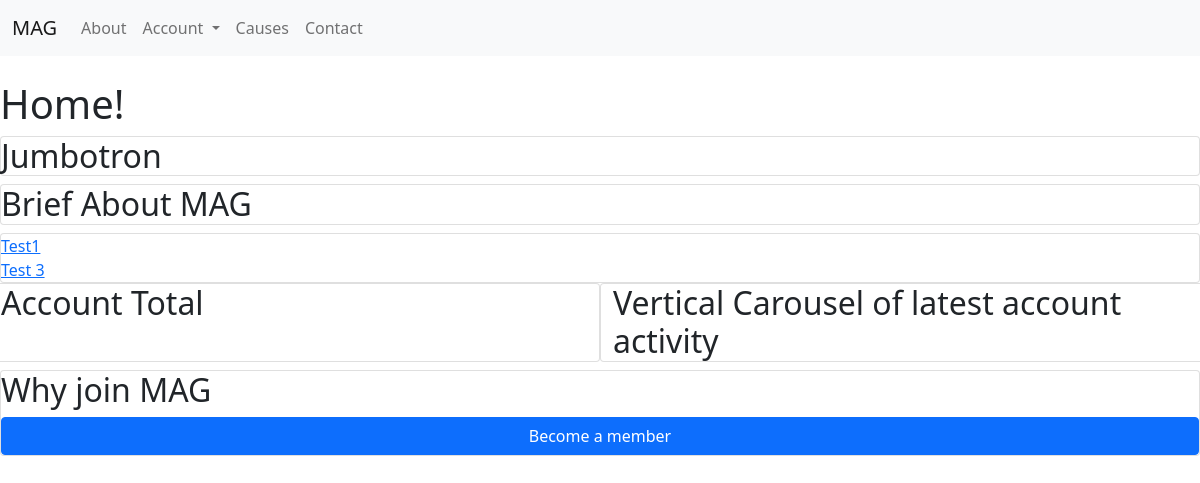
Before: / with the older database file.
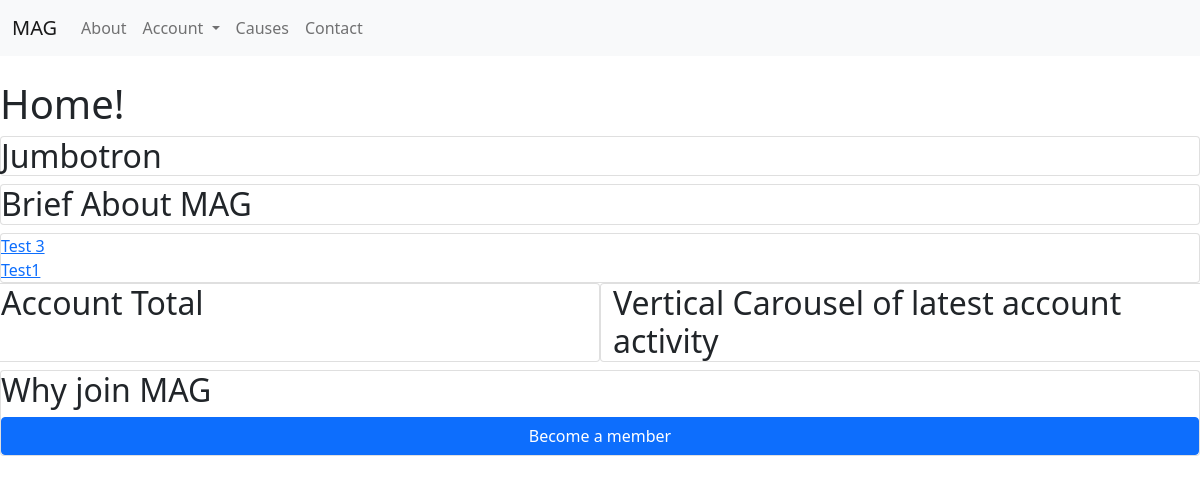
After: the same page with the newer database file.
### main/models.py (models this page shows)
class Cause(models.Model):
    name = models.CharField(max_length=128)
    category = models.CharField(max_length=32)
    brief_description = models.CharField(max_length=225)
    country = models.CharField(max_length=32)
    state = models.CharField(max_length=32)
    city = models.CharField(max_length=32)
    address = models.CharField(max_length=255, blank=True)
    duration = models.IntegerField(default=0)
    detail_description = models.TextField()
    cost = models.FloatField()
    cost_breakdown = models.TextField()
    expiration = models.IntegerField(blank=True)
    investigated = models.BooleanField(default=False)
    investigator = models.ForeignKey(settings.AUTH_USER_MODEL, blank=True, on_delete=models.SET_NULL, null=True, related_name = 'investigator')
    investigation_note = models.CharField(blank=True, max_length=255)
    approved = models.BooleanField(default=False)
    approver = models.ForeignKey(settings.AUTH_USER_MODEL, blank=True, on_delete=models.SET_NULL, null=True, related_name = 'approver')
    approved_date = models.DateTimeField(blank=True, null=True)
    creator = models.ForeignKey(settings.AUTH_USER_MODEL, on_delete=models.SET_NULL, null=True)
    backers = models.ManyToManyField(settings.AUTH_USER_MODEL, blank=True, related_name = 'backers')
    voters = models.ManyToManyField(settings.AUTH_USER_MODEL, blank=True, related_name = 'voters')
    votes = models.IntegerField(blank=True, default=0)
    completed = models.BooleanField(default=False)
    closed = models.BooleanField(default=False)
    closed_note = models.TextField(blank=True)
    closer = models.ForeignKey(settings.AUTH_USER_MODEL, blank=True, on_delete=models.SET_NULL, null=True, related_name = 'closer')
    closed_date = models.DateTimeField(blank=True, null=True)
    supervisor = models.ForeignKey(settings.AUTH_USER_MODEL, blank=True, on_delete=models.SET_NULL, null=True, related_name = 'supervisor')
    coordinator = models.ForeignKey(settings.AUTH_USER_MODEL, blank=True, on_delete=models.SET_NULL, null=True, related_name = 'coordinator')
    volunteers = models.ManyToManyField(settings.AUTH_USER_MODEL, blank=True, related_name = 'volunteers')
    status = models.CharField(max_length=32)
    date_added = models.DateTimeField(auto_now_add=True)
    slug = models.SlugField(max_length=128)

### main/views.py (the view)
# urls.py: path("", views.index, name="index"),
def index(request):
    causes = Cause.objects.filter(status="Approved").order_by("-votes")[:2]
    context = {
        'causes': causes
    }
    return render(request, "main/index.html", context)

### main/templates/main/index.html (shortened to what this page needs)
{% extends "main/layout.html" %}
{% block body %}
        <main id="home-page">
            <h1>
                Home!
            </h1>
            <h2 class="card">
                Jumbotron
            </h2>
            <h2 class="card">
                Brief About MAG
            </h2>
            <div class="card">
                {% if causes %}
                    {% for cause in causes %}
                    <span>
                        <a href="{% url 'cause' cause.slug %}">
                            {{cause.name}}
                        </a>
                        </span>
                    {% endfor %}
                {% endif %}
            </div>
            <div class="row">
                <h2 class="card col">
                    Account Total
                </h2>
                <h2 class="card col">
                    Vertical Carousel of latest account activity
                </h2>
            </div>
            <div class="card">
                <h2>
                    Why join MAG
                </h2>
                <a class="btn btn-primary" href="{% url 'register' %}">
                    Become a member
                </a>
            </div>
        </main>
{% endblock %}

Changed rows visible on the page:
changed Cause "Test 3": moves up the list
